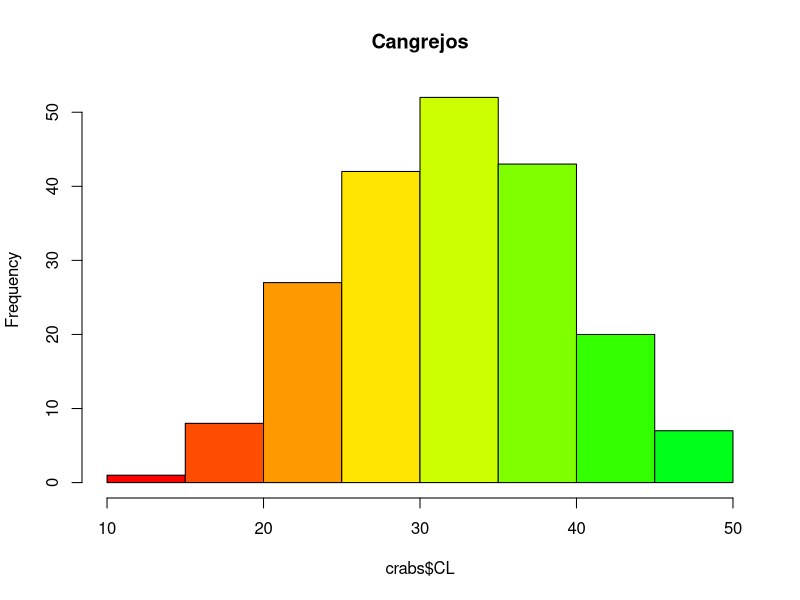
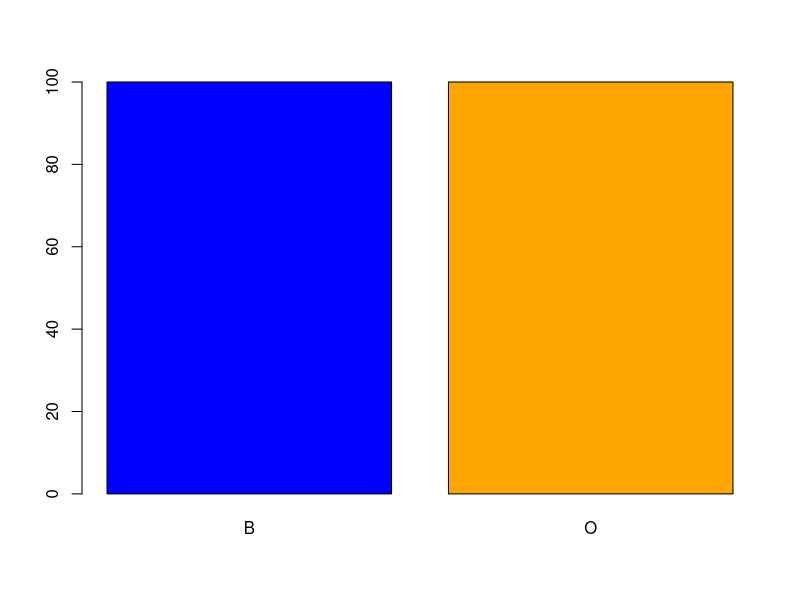
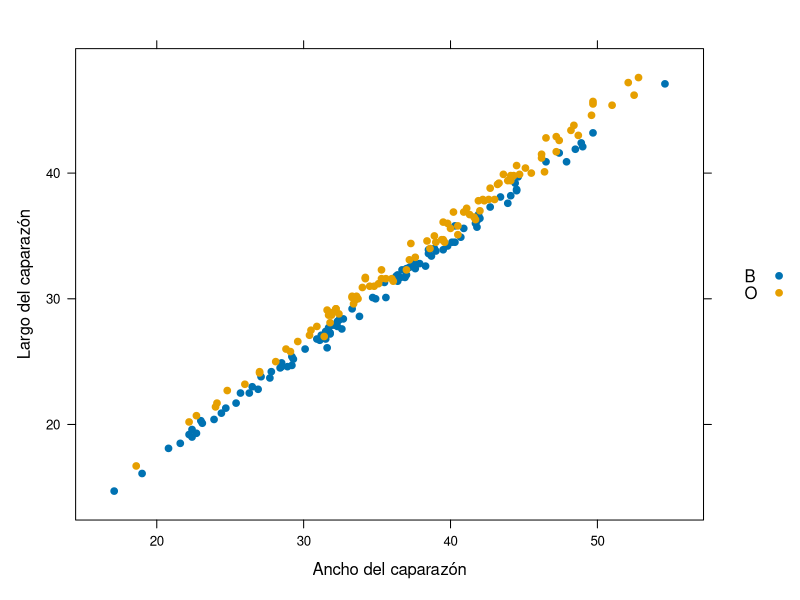

The R source for these figures, in order:
#Cargo libreria
library(MASS)
#Cargo la data
data(crabs)
#Borro los datos innecesarios
crabs$index=NULL
crabs$sex=NULL
#Info del dataset
summary(crabs)
str(crabs)
summary(crabs$sp)
#Grafico
hist(crabs$CL, main="Cangrejos", col=rainbow(20))
plot(crabs$sp,col=c("blue","orange"))
library(caret)
xyplot(crabs$CL~crabs$CW,crabs,groups=sp,xlab='Ancho del caparazón',ylab='Largo del caparazón', par.settings=list(superpose.symbol=list(pch=19)),auto.key=T)
 
       
       